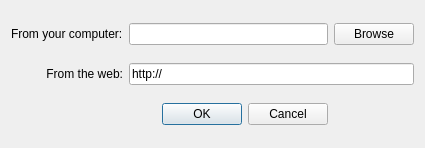
<ui version="4.0" >
 <class>AddImageDialog</class>
 <widget class="QDialog" name="AddImageDialog" >
  <property name="geometry" >
   <rect>
    <x>0</x>
    <y>0</y>
    <width>425</width>
    <height>148</height>
   </rect>
  </property>
  <property name="windowTitle" >
   <string>Add Image</string>
  </property>
  <layout class="QGridLayout" name="gridLayout" >
   <item row="0" column="1" >
    <widget class="QLineEdit" name="txtLocalUrl" >
     <property name="text" >
      <string/>
     </property>
    </widget>
   </item>
   <item row="3" column="0" >
    <widget class="QLabel" name="labelRemoteUrl" >
     <property name="text" >
      <string>From the web:</string>
     </property>
     <property name="alignment" >
      <set>Qt::AlignRight|Qt::AlignTrailing|Qt::AlignVCenter</set>
     </property>
     <property name="buddy" >
      <cstring>txtRemoteUrl</cstring>
     </property>
    </widget>
   </item>
   <item row="3" column="1" colspan="2" >
    <widget class="QLineEdit" name="txtRemoteUrl" >
     <property name="toolTip" >
      <string>Enter the image url here</string>
     </property>
     <property name="text" >
      <string>http://</string>
     </property>
    </widget>
   </item>
   <item row="0" column="0" >
    <widget class="QLabel" name="labelLocalUrl" >
     <property name="text" >
      <string>From your computer:</string>
     </property>
     <property name="buddy" >
      <cstring>txtLocalUrl</cstring>
     </property>
    </widget>
   </item>
   <item row="0" column="2" >
    <widget class="QPushButton" name="btnBrowse" >
     <property name="text" >
      <string>Browse</string>
     </property>
     <property name="default" >
      <bool>false</bool>
     </property>
    </widget>
   </item>
   <item row="5" column="1" >
    <widget class="QDialogButtonBox" name="buttonBox" >
     <property name="standardButtons" >
      <set>QDialogButtonBox::Cancel|QDialogButtonBox::Ok</set>
     </property>
    </widget>
   </item>
  </layout>
 </widget>
 <resources/>
 <connections>
  <connection>
   <sender>buttonBox</sender>
   <signal>accepted()</signal>
   <receiver>AddImageDialog</receiver>
   <slot>accept()</slot>
   <hints>
    <hint type="sourcelabel" >
     <x>228</x>
     <y>116</y>
    </hint>
    <hint type="destinationlabel" >
     <x>212</x>
     <y>73</y>
    </hint>
   </hints>
  </connection>
  <connection>
   <sender>buttonBox</sender>
   <signal>rejected()</signal>
   <receiver>AddImageDialog</receiver>
   <slot>reject()</slot>
   <hints>
    <hint type="sourcelabel" >
     <x>228</x>
     <y>116</y>
    </hint>
    <hint type="destinationlabel" >
     <x>212</x>
     <y>73</y>
    </hint>
   </hints>
  </connection>
 </connections>
</ui>
